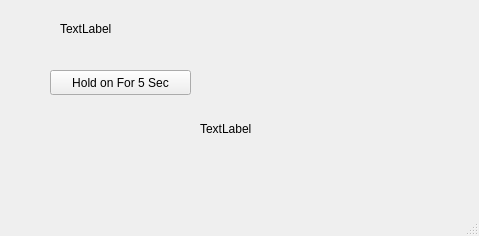
<?xml version="1.0" encoding="UTF-8"?>
<ui version="4.0">
 <class>MainWindow</class>
 <widget class="QMainWindow" name="MainWindow">
  <property name="geometry">
   <rect>
    <x>0</x>
    <y>0</y>
    <width>479</width>
    <height>236</height>
   </rect>
  </property>
  <property name="windowTitle">
   <string>MainWindow</string>
  </property>
  <widget class="QWidget" name="centralwidget">
   <widget class="QPushButton" name="pushButton">
    <property name="geometry">
     <rect>
      <x>50</x>
      <y>70</y>
      <width>141</width>
      <height>25</height>
     </rect>
    </property>
    <property name="text">
     <string>Hold on For 5 Sec</string>
    </property>
   </widget>
   <widget class="QLabel" name="label">
    <property name="geometry">
     <rect>
      <x>200</x>
      <y>120</y>
      <width>67</width>
      <height>17</height>
     </rect>
    </property>
    <property name="text">
     <string>TextLabel</string>
    </property>
   </widget>
   <widget class="QLabel" name="label_2">
    <property name="geometry">
     <rect>
      <x>60</x>
      <y>20</y>
      <width>67</width>
      <height>17</height>
     </rect>
    </property>
    <property name="text">
     <string>TextLabel</string>
    </property>
   </widget>
  </widget>
  <widget class="QMenuBar" name="menubar">
   <property name="geometry">
    <rect>
     <x>0</x>
     <y>0</y>
     <width>479</width>
     <height>22</height>
    </rect>
   </property>
  </widget>
  <widget class="QStatusBar" name="statusbar"/>
 </widget>
 <resources/>
 <connections/>
</ui>
